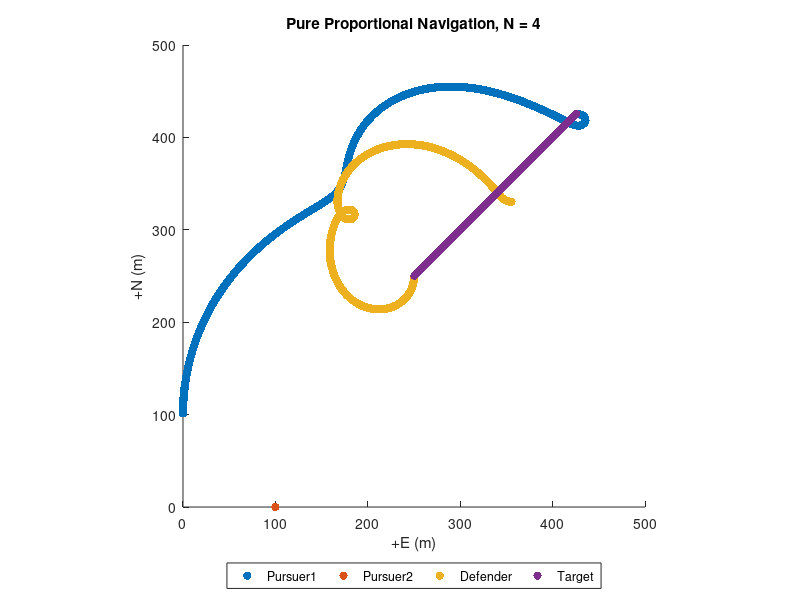

This figure's MATLAB source:
clear; close all
% Pro-Nav gain, unitless (typically set between 3-5)
N = 4;
w = 0.3;

% Pursuer-1 init prams
pursuer1.N   =  100.0; % north pos, m
pursuer1.E   =  0; % east pos, m
pursuer1.psi =  0; % heading, rad
pursuer1.V   =  1.5; % velocity magnitude, m/s
pursuer1.Nv  =  pursuer1.V * cos(pursuer1.psi); % north velocity, m/s
pursuer1.Ev  =  pursuer1.V * sin(pursuer1.psi); % east velocity, m/s

% Pursuer-2 init prams
pursuer2.N   =  0; % north pos, m
pursuer2.E   =  100; % east pos, m
pursuer2.psi =  0; % heading, rad
pursuer2.V   =  0.0; % velocity magnitude, m/s
pursuer2.Nv  =  pursuer2.V * cos(pursuer2.psi); % north velocity, m/s
pursuer2.Ev  =  pursuer2.V * sin(pursuer2.psi); % east velocity, m/s

% Defender init prams
defender.N   =  250.0; % north pos, m
defender.E   =  250.0; % east pos, m
defender.psi =  pi; % heading, rad
defender.V   =  1; % velocity magnitude, m/s
defender.Nv  =  defender.V * cos(defender.psi); % north velocity, m/s
defender.Ev  =  defender.V * sin(defender.psi); % east velocity, m/s

% Target init prams
target.anchored = false; % fix target to init pos when true
target.N   =  250; % north pos, m
target.E   =  250;   % east pos, m
target.Nv  =  0.4; % north velocity, m/s
target.Ev  =  0.4; % east velocity, m/s
target.V   = sqrt(target.Nv^2 + target.Ev^2); % velocity magnitude, m/s
% Current prams
% Applied as a disturbance to pursuer's and target's velocity
current.Nv =  0.0; % north velocity, m/s
current.Ev =  0.0; % east velocity, m/s
% Sim params
S  = 50000;    % max sim duration, seconds
dt = 0.4;     % time-step size, seconds
Niter = S/dt; % max iteration num
% Pre-allocate logger
logger.t   = nan(1, Niter);    % elapsed time
logger.pN1  = nan(1, Niter);    % pursuer1 north pos
logger.pE1  = nan(1, Niter);    % pursuer1 east pos
logger.pNv1 = nan(1, Niter);    % pursuer1 north vel
logger.pEv1 = nan(1, Niter);    % pursuer1 east vel
logger.psi1 = nan(1, Niter);    % pursuer1 heading angle
logger.pN2  = nan(1, Niter);    % pursuer2 north pos
logger.pE2  = nan(1, Niter);    % pursuer2 east pos
logger.pNv2 = nan(1, Niter);    % pursuer2 north vel
logger.pEv2 = nan(1, Niter);    % pursuer2 east vel
logger.psi2 = nan(1, Niter);    % pursuer2 heading angle
logger.dN1  = nan(1, Niter);    % defender north pos
logger.dE1  = nan(1, Niter);    % defender east pos
logger.dNv1 = nan(1, Niter);    % defender north vel
logger.dEv1 = nan(1, Niter);    % defender east vel
logger.dsi1 = nan(1, Niter);    % defender heading angle
logger.tN  = nan(1, Niter);    % target north pos
logger.tE  = nan(1, Niter);    % target east pos
logger.tNv = nan(1, Niter);    % target north vel
logger.tEv = nan(1, Niter);    % target east vel
logger.R1   = nan(1, Niter);    % pursuer1/target range
logger.Lambda1 = nan(1, Niter); % pursuer1/target bearing
logger.R2   = nan(1, Niter);    % pursuer2/target range
logger.Lambda2 = nan(1, Niter); % pursuer2/target bearing
logger.R12   = nan(1, Niter);    % mutual/target range
logger.Lambda12 = nan(1, Niter); % mutual/target bearing
%--------------------------------------------------------------------------
% Init sim
%--------------------------------------------------------------------------
RR12_last = [(pursuer2.N - pursuer1.N);... % delta N
        (pursuer2.E - pursuer1.E)];      % delta E
RTP_last1 = [(target.N - pursuer1.N);... % delta N
    (target.E - pursuer1.E)];	       % delta E
RTP_last2 = [(target.N - pursuer2.N);... % delta N
    (target.E - pursuer2.E)];	       % delta E
RDP_last1 = [(defender.N - pursuer1.N);... % delta N
    (defender.E - pursuer1.E)];	       % delta E
RDP_last2 = [(defender.N - pursuer2.N);... % delta N
    (defender.E - pursuer2.E)];	       % delta E
% Target pos
target.N = target.N + target.Nv*dt;
target.E = target.E + target.Ev*dt;

% Defender pos
defender.N = defender.N + defender.Nv*dt;
defender.E = defender.E + defender.Ev*dt;

% Pursuer pos
pursuer1.N = pursuer1.N + pursuer1.Nv*dt;
pursuer1.E = pursuer1.E + pursuer1.Ev*dt;
pursuer2.N = pursuer2.N + pursuer2.Nv*dt;
pursuer2.E = pursuer2.E + pursuer2.Ev*dt;
%--------------------------------------------------------------------------
% Run sim
%--------------------------------------------------------------------------
for k = 1:Niter
    RR12 = [(pursuer2.N - pursuer1.N);... % delta N
        (pursuer2.E - pursuer1.E)];      % delta E
    % Relative position in the inertial frame, m
    RTP1 = [(target.N - pursuer1.N);... % delta N
        (target.E - pursuer1.E)];      % delta E
    RTP2 = [(target.N - pursuer2.N);... % delta N
        (target.E - pursuer2.E)];      % delta E
    RDP1 = [(defender.N - pursuer1.N);... % delta N
        (defender.E - pursuer1.E)];      % delta E
    RDP2 = [(defender.N - pursuer2.N);... % delta N
        (defender.E - pursuer2.E)];      % delta E
    
    % Range to target
    R1 = norm(RTP1);
    R2 = norm(RTP2);
    % Range to defender
    RD1 = norm(RDP1);
    RD2 = norm(RDP2);
    % Distance between the pursuers
    R12 = norm(RR12);
    % Relative velocity in the inertial frame, m/s
    % VTP = [(target.Nv - pursuer.Nv);... % delta N velocity
    %        (target.Ev - pursuer.Ev)];   % delta E velocity
    VTP1 = (RTP1 - RTP_last1) ./ dt;
    VTP2 = (RTP2 - RTP_last2) ./ dt;
    VDP1 = (RDP1 - RDP_last1) ./ dt;
    VDP2 = (RDP2 - RDP_last2) ./ dt;
    
    % Closing velocity, m/s
    % Vc = -RTP'*VTP / R;
    
    % Pursuer velocity, m/s
    Vp1 = sqrt(pursuer1.Nv^2 + pursuer1.Ev^2);
    Vp2 = sqrt(pursuer2.Nv^2 + pursuer2.Ev^2);
    Vd  = sqrt(defender.Nv^2 + defender.Ev^2);
    % Target velocity, m/s
    % Vt = sqrt(target.Nv^2 + target.Ev^2);
    
    % Line-of-sight (LOS) angle, rad
    lambda1 = atan2(RTP1(2), RTP1(1));
    lambda2 = atan2(RTP2(2), RTP2(1));
    lambdaD1 = atan2(RDP1(2), RDP1(1));
    lambdaD2 = atan2(RDP2(2), RDP2(1));

    % LOS angle time derivative (d/dt lambda), rad/s
    lambda_dot1 = (RTP1(1)*VTP1(2) - RTP1(2)*VTP1(1)) / R1^2;
    lambda_dot2 = (RTP2(1)*VTP2(2) - RTP2(2)*VTP2(1)) / R2^2;
    lambdaD_dot1 = (RDP1(1)*VDP1(2) - RDP1(2)*VDP1(1)) / RD1^2;
    lambdaD_dot2 = (RDP2(1)*VDP2(2) - RDP2(2)*VDP2(1)) / RD2^2;
    % Target heading, rad
    % beta = atan2(target.Ev, target.Nv);
    
    % Lead angle, rad
    % L = asin(Vt * sin(beta + lambda) / Vp);
    
    % True Proportional Navigation, rad/s2
    % nc = N * Vc * lambda_dot;
    
    %-------------------------------------
    % Pure Proportional Navigation
    ap1 = N * Vp1 * (lambda_dot1-w*lambdaD_dot1);
    ap2 = N * Vp2 * (lambda_dot2-w*lambdaD_dot2);
    ad  = N * Vd  * (lambdaD_dot1);
    %-------------------------------------
    
    % Terminate sim at intercept
    if abs(R1) <= 0.25 || abs(R2) <= 0.25 || abs(R12) <= 0.25 || abs(RD1) <= 0.25
        if abs(RD1) <= 0.25
            disp("Law Failure")
        elseif abs(R1) <= 0.25
            disp("success")
        
        end
        break;
    elseif k >50000/0.4-1
            disp("no outcome")
    end
    
    % Update pursuer pos for time-step and apply current slip
    pursuer1.N = pursuer1.N + pursuer1.Nv*dt + current.Nv*dt;
    pursuer1.E = pursuer1.E + pursuer1.Ev*dt + current.Ev*dt;
    pursuer2.N = pursuer2.N + pursuer2.Nv*dt + current.Nv*dt;
    pursuer2.E = pursuer2.E + pursuer2.Ev*dt + current.Ev*dt;
    % Update defender pos for time-step and apply current slip
    defender.N = defender.N + defender.Nv*dt + current.Nv*dt;
    defender.E = defender.E + defender.Ev*dt + current.Ev*dt;
    % Compute the N/E acceleration commands
    % In pure pro-nav accel commands are applied normal
    % to pursuer's velocity vector
    pNa1 = -ap1 * sin(pursuer1.psi);
    pEa1 =  ap1 * cos(pursuer1.psi);
    pNa2 = -ap2 * sin(pursuer2.psi);
    pEa2 =  ap2 * cos(pursuer2.psi);
    dNa  = -ad  * sin(defender.psi);
    dEa  =  ad  * cos(defender.psi);
    % Update pursuer N/E velocities
    pursuer1.Nv = pursuer1.Nv + pNa1*dt;
    pursuer1.Ev = pursuer1.Ev + pEa1*dt;
    pursuer2.Nv = pursuer2.Nv + pNa2*dt;
    pursuer2.Ev = pursuer2.Ev + pEa2*dt;
    defender.Nv = defender.Nv + dNa*dt;
    defender.Ev = defender.Ev + dEa*dt;
    
    % Update pursuer heading
    pursuer1.psi = atan2(pursuer1.Ev, pursuer1.Nv);
    pursuer2.psi = atan2(pursuer2.Ev, pursuer2.Nv);
    defender.psi = atan2(defender.Ev, defender.Nv);
    
    % Update target pos for time step
    if(~target.anchored)
        target.N = target.N + target.Nv*dt + current.Nv*dt;
        target.E = target.E + target.Ev*dt + current.Ev*dt;
    end
    RTP_last1 = RTP1;
    RTP_last2 = RTP2;
    RDP_last1 = RDP1;
    RDP_last2 = RDP2;
    RR12_last = RR12;
    %-------------------------------------
    % Log time-step data
    logger.t(k)   = k*dt;
    logger.pN1(k)  = pursuer1.N;
    logger.pE1(k)  = pursuer1.E;
    logger.pNv1(k) = pursuer1.Nv;
    logger.pEv1(k) = pursuer1.Ev;
    logger.psi1(k) = pursuer1.psi;
    logger.pN2(k)  = pursuer2.N;
    logger.pE2(k)  = pursuer2.E;
    logger.pNv2(k) = pursuer2.Nv;
    logger.pEv2(k) = pursuer2.Ev;
    logger.psi2(k) = pursuer2.psi;
    logger.dN1(k)  = defender.N;
    logger.dE1(k)  = defender.E;
    logger.dNv1(k) = defender.Nv;
    logger.dEv1(k) = defender.Ev;
    logger.tN(k)  = target.N;
    logger.tE(k)  = target.E;
    logger.tNv(k) = target.Nv;
    logger.tEv(k) = target.Ev;
    logger.R1(k)   = R1;
    logger.R2(k)   = R2;
    logger.Lambda1(k) = lambda1;
    logger.Lambda2(k) = lambda2;
    
end
%--------------------------------------------------------------------------
% Visualize results
%--------------------------------------------------------------------------
close all;
% % Impact index
% [M,I] = min(logger.R1);
% % Range
% %-------------------------------------
% figure;
% plot(logger.t,logger.R1); hold on;
% plot(logger.t,logger.R2); hold on;
% scatter(I*dt, M, 'filled')
% title(['Pure Proportional Navigation, N = ' num2str(N) ])
% legend('Range',...
%     ['Intercept: r = ' num2str(M) ' m, t = ' num2str(I*dt) ' s'],...
%     'Location','nw')
% ylabel('Range (m)')
% xlabel('Elapsed time (sec)')
% set(gca, 'YDir', 'reverse')
% % Heading
% %-------------------------------------
% rad2deg = @(x) x*180/pi;  % helper function
% figure;
% plot(logger.t, rad2deg(logger.psi1)); hold on;
% plot(logger.t, rad2deg(logger.Lambda1)); hold on;
% plot(logger.t, rad2deg(logger.psi2)); hold on;
% plot(logger.t, rad2deg(logger.Lambda2)); hold on;
% title(['Pure Proportional Navigation, N = ' num2str(N) ])
% legend('Pursuer1 heading', 'Pursuer2 heading', 'Bearing to target', 'Location', 'nw' )
% ylabel('Heading angle (deg)')
% xlabel('Elapsed time (sec)')
% Position
%-------------------------------------
figure;
scatter(logger.pE1, logger.pN1, 'filled'); hold on;
scatter(logger.pE2, logger.pN2, 'filled'); hold on;
scatter(logger.dE1, logger.dN1, 'filled'); hold on;
scatter(logger.tE, logger.tN, 'filled');
set(gca, 'DataAspectRatio',[10 10 10]);
title(['Pure Proportional Navigation, N = ' num2str(N) ])
legend('Pursuer1', 'Pursuer2', 'Defender', 'Target', 'Location', 'southoutside',...
    'Orientation','horizontal')
xlabel('+E (m)')
ylabel('+N (m)')